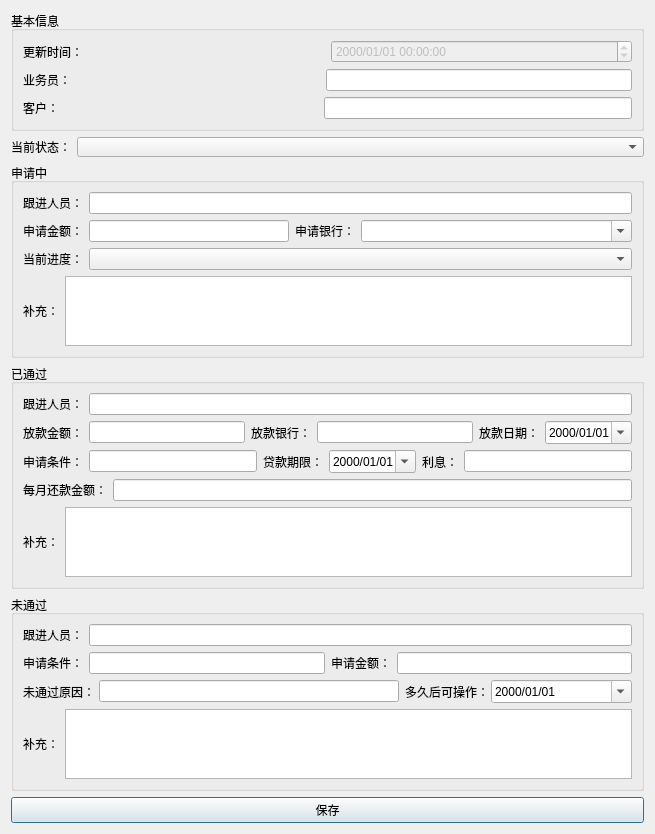
<?xml version="1.0" encoding="UTF-8"?>
<ui version="4.0">
 <class>deal</class>
 <widget class="QDialog" name="deal">
  <property name="geometry">
   <rect>
    <x>0</x>
    <y>0</y>
    <width>655</width>
    <height>589</height>
   </rect>
  </property>
  <property name="maximumSize">
   <size>
    <width>16777215</width>
    <height>589</height>
   </size>
  </property>
  <property name="windowTitle">
   <string>贷款记录</string>
  </property>
  <layout class="QVBoxLayout" name="verticalLayout_2">
   <item>
    <widget class="QGroupBox" name="groupBox">
     <property name="minimumSize">
      <size>
       <width>0</width>
       <height>120</height>
      </size>
     </property>
     <property name="maximumSize">
      <size>
       <width>16777215</width>
       <height>120</height>
      </size>
     </property>
     <property name="title">
      <string>基本信息</string>
     </property>
     <layout class="QVBoxLayout" name="verticalLayout">
      <item>
       <layout class="QHBoxLayout" name="horizontalLayout">
        <item>
         <widget class="QLabel" name="label">
          <property name="text">
           <string>更新时间：</string>
          </property>
         </widget>
        </item>
        <item>
         <widget class="QDateTimeEdit" name="dateTimeEdit">
          <property name="enabled">
           <bool>false</bool>
          </property>
          <property name="maximumSize">
           <size>
            <width>310</width>
            <height>16777215</height>
           </size>
          </property>
          <property name="displayFormat">
           <string>yyyy/MM/dd HH:mm:ss</string>
          </property>
         </widget>
        </item>
       </layout>
      </item>
      <item>
       <layout class="QHBoxLayout" name="horizontalLayout_2">
        <item>
         <widget class="QLabel" name="label_2">
          <property name="text">
           <string>业务员：</string>
          </property>
         </widget>
        </item>
        <item>
         <widget class="QLineEdit" name="saleman">
          <property name="maximumSize">
           <size>
            <width>306</width>
            <height>16777215</height>
           </size>
          </property>
         </widget>
        </item>
       </layout>
      </item>
      <item>
       <layout class="QHBoxLayout" name="horizontalLayout_3">
        <item>
         <widget class="QLabel" name="label_3">
          <property name="text">
           <string>客户：</string>
          </property>
         </widget>
        </item>
        <item>
         <widget class="QLineEdit" name="customer">
          <property name="maximumSize">
           <size>
            <width>308</width>
            <height>16777215</height>
           </size>
          </property>
         </widget>
        </item>
       </layout>
      </item>
     </layout>
    </widget>
   </item>
   <item>
    <layout class="QHBoxLayout" name="horizontalLayout_29">
     <item>
      <widget class="QLabel" name="label_39">
       <property name="maximumSize">
        <size>
         <width>60</width>
         <height>24</height>
        </size>
       </property>
       <property name="text">
        <string>当前状态：</string>
       </property>
      </widget>
     </item>
     <item>
      <widget class="QComboBox" name="comboBox_14">
       <property name="maximumSize">
        <size>
         <width>16777215</width>
         <height>20</height>
        </size>
       </property>
      </widget>
     </item>
    </layout>
   </item>
   <item>
    <widget class="QGroupBox" name="groupBox_6">
     <property name="maximumSize">
      <size>
       <width>16777215</width>
       <height>16777215</height>
      </size>
     </property>
     <property name="title">
      <string>申请中</string>
     </property>
     <layout class="QVBoxLayout" name="verticalLayout_5">
      <item>
       <layout class="QHBoxLayout" name="horizontalLayout_17">
        <item>
         <widget class="QLabel" name="label_40">
          <property name="text">
           <string>跟进人员：</string>
          </property>
         </widget>
        </item>
        <item>
         <widget class="QLineEdit" name="lineEdit_22"/>
        </item>
       </layout>
      </item>
      <item>
       <layout class="QHBoxLayout" name="horizontalLayout_19">
        <item>
         <widget class="QLabel" name="label_43">
          <property name="maximumSize">
           <size>
            <width>60</width>
            <height>16777215</height>
           </size>
          </property>
          <property name="text">
           <string>申请金额：</string>
          </property>
         </widget>
        </item>
        <item>
         <widget class="QLineEdit" name="lineEdit_24">
          <property name="maximumSize">
           <size>
            <width>200</width>
            <height>16777215</height>
           </size>
          </property>
         </widget>
        </item>
        <item>
         <widget class="QLabel" name="label_44">
          <property name="maximumSize">
           <size>
            <width>60</width>
            <height>16777215</height>
           </size>
          </property>
          <property name="text">
           <string>申请银行：</string>
          </property>
         </widget>
        </item>
        <item>
         <widget class="QComboBox" name="comboBox_16">
          <property name="editable">
           <bool>true</bool>
          </property>
         </widget>
        </item>
       </layout>
      </item>
      <item>
       <layout class="QHBoxLayout" name="horizontalLayout_20">
        <item>
         <widget class="QLabel" name="label_45">
          <property name="maximumSize">
           <size>
            <width>60</width>
            <height>16777215</height>
           </size>
          </property>
          <property name="text">
           <string>当前进度：</string>
          </property>
         </widget>
        </item>
        <item>
         <widget class="QComboBox" name="comboBox_17"/>
        </item>
       </layout>
      </item>
      <item>
       <layout class="QHBoxLayout" name="horizontalLayout_6">
        <item>
         <widget class="QLabel" name="label_61">
          <property name="text">
           <string>补充：</string>
          </property>
         </widget>
        </item>
        <item>
         <widget class="QTextEdit" name="textEdit_3"/>
        </item>
       </layout>
      </item>
     </layout>
    </widget>
   </item>
   <item>
    <widget class="QGroupBox" name="groupBox_7">
     <property name="maximumSize">
      <size>
       <width>16777215</width>
       <height>16777215</height>
      </size>
     </property>
     <property name="title">
      <string>已通过</string>
     </property>
     <layout class="QVBoxLayout" name="verticalLayout_4">
      <item>
       <layout class="QHBoxLayout" name="horizontalLayout_21">
        <item>
         <widget class="QLabel" name="label_46">
          <property name="text">
           <string>跟进人员：</string>
          </property>
         </widget>
        </item>
        <item>
         <widget class="QLineEdit" name="lineEdit_25"/>
        </item>
       </layout>
      </item>
      <item>
       <layout class="QHBoxLayout" name="horizontalLayout_22">
        <item>
         <widget class="QLabel" name="label_47">
          <property name="text">
           <string>放款金额：</string>
          </property>
         </widget>
        </item>
        <item>
         <widget class="QLineEdit" name="lineEdit_26"/>
        </item>
        <item>
         <widget class="QLabel" name="label_48">
          <property name="text">
           <string>放款银行：</string>
          </property>
         </widget>
        </item>
        <item>
         <widget class="QLineEdit" name="lineEdit_27"/>
        </item>
        <item>
         <widget class="QLabel" name="label_49">
          <property name="text">
           <string>放款日期：</string>
          </property>
         </widget>
        </item>
        <item>
         <widget class="QDateEdit" name="dateEdit_4">
          <property name="displayFormat">
           <string>yyyy/MM/dd</string>
          </property>
          <property name="calendarPopup">
           <bool>true</bool>
          </property>
         </widget>
        </item>
       </layout>
      </item>
      <item>
       <layout class="QHBoxLayout" name="horizontalLayout_23">
        <item>
         <widget class="QLabel" name="label_50">
          <property name="text">
           <string>申请条件：</string>
          </property>
         </widget>
        </item>
        <item>
         <widget class="QLineEdit" name="lineEdit_28"/>
        </item>
        <item>
         <widget class="QLabel" name="label_51">
          <property name="text">
           <string>贷款期限：</string>
          </property>
         </widget>
        </item>
        <item>
         <widget class="QDateEdit" name="dateEdit_5">
          <property name="displayFormat">
           <string>yyyy/MM/dd</string>
          </property>
          <property name="calendarPopup">
           <bool>true</bool>
          </property>
         </widget>
        </item>
        <item>
         <widget class="QLabel" name="label_52">
          <property name="text">
           <string>利息：</string>
          </property>
         </widget>
        </item>
        <item>
         <widget class="QLineEdit" name="lineEdit_29"/>
        </item>
       </layout>
      </item>
      <item>
       <layout class="QHBoxLayout" name="horizontalLayout_24">
        <item>
         <widget class="QLabel" name="label_53">
          <property name="text">
           <string>每月还款金额：</string>
          </property>
         </widget>
        </item>
        <item>
         <widget class="QLineEdit" name="lineEdit_30"/>
        </item>
       </layout>
      </item>
      <item>
       <layout class="QHBoxLayout" name="horizontalLayout_5">
        <item>
         <widget class="QLabel" name="label_60">
          <property name="text">
           <string>补充：</string>
          </property>
         </widget>
        </item>
        <item>
         <widget class="QTextEdit" name="textEdit_2"/>
        </item>
       </layout>
      </item>
     </layout>
    </widget>
   </item>
   <item>
    <widget class="QGroupBox" name="groupBox_8">
     <property name="maximumSize">
      <size>
       <width>16777215</width>
       <height>1677215</height>
      </size>
     </property>
     <property name="title">
      <string>未通过</string>
     </property>
     <layout class="QVBoxLayout" name="verticalLayout_3">
      <item>
       <layout class="QHBoxLayout" name="horizontalLayout_25">
        <item>
         <widget class="QLabel" name="label_54">
          <property name="text">
           <string>跟进人员：</string>
          </property>
         </widget>
        </item>
        <item>
         <widget class="QLineEdit" name="lineEdit_31"/>
        </item>
       </layout>
      </item>
      <item>
       <layout class="QHBoxLayout" name="horizontalLayout_26">
        <item>
         <widget class="QLabel" name="label_55">
          <property name="text">
           <string>申请条件：</string>
          </property>
         </widget>
        </item>
        <item>
         <widget class="QLineEdit" name="lineEdit_32"/>
        </item>
        <item>
         <widget class="QLabel" name="label_56">
          <property name="text">
           <string>申请金额：</string>
          </property>
         </widget>
        </item>
        <item>
         <widget class="QLineEdit" name="lineEdit_33"/>
        </item>
       </layout>
      </item>
      <item>
       <layout class="QHBoxLayout" name="horizontalLayout_27">
        <item>
         <widget class="QLabel" name="label_57">
          <property name="maximumSize">
           <size>
            <width>70</width>
            <height>16777215</height>
           </size>
          </property>
          <property name="text">
           <string>未通过原因：</string>
          </property>
         </widget>
        </item>
        <item>
         <widget class="QLineEdit" name="lineEdit_34">
          <property name="maximumSize">
           <size>
            <width>300</width>
            <height>16777215</height>
           </size>
          </property>
         </widget>
        </item>
        <item>
         <widget class="QLabel" name="label_58">
          <property name="maximumSize">
           <size>
            <width>80</width>
            <height>16777215</height>
           </size>
          </property>
          <property name="text">
           <string>多久后可操作：</string>
          </property>
         </widget>
        </item>
        <item>
         <widget class="QDateEdit" name="dateEdit_6">
          <property name="dateTime">
           <datetime>
            <hour>0</hour>
            <minute>0</minute>
            <second>0</second>
            <year>2000</year>
            <month>1</month>
            <day>1</day>
           </datetime>
          </property>
          <property name="displayFormat">
           <string>yyyy/MM/dd</string>
          </property>
          <property name="calendarPopup">
           <bool>true</bool>
          </property>
         </widget>
        </item>
       </layout>
      </item>
      <item>
       <layout class="QHBoxLayout" name="horizontalLayout_4">
        <item>
         <widget class="QLabel" name="label_59">
          <property name="text">
           <string>补充：</string>
          </property>
         </widget>
        </item>
        <item>
         <widget class="QTextEdit" name="textEdit"/>
        </item>
       </layout>
      </item>
     </layout>
    </widget>
   </item>
   <item>
    <widget class="QPushButton" name="pushButton">
     <property name="text">
      <string>保存</string>
     </property>
    </widget>
   </item>
  </layout>
 </widget>
 <resources/>
 <connections/>
</ui>
